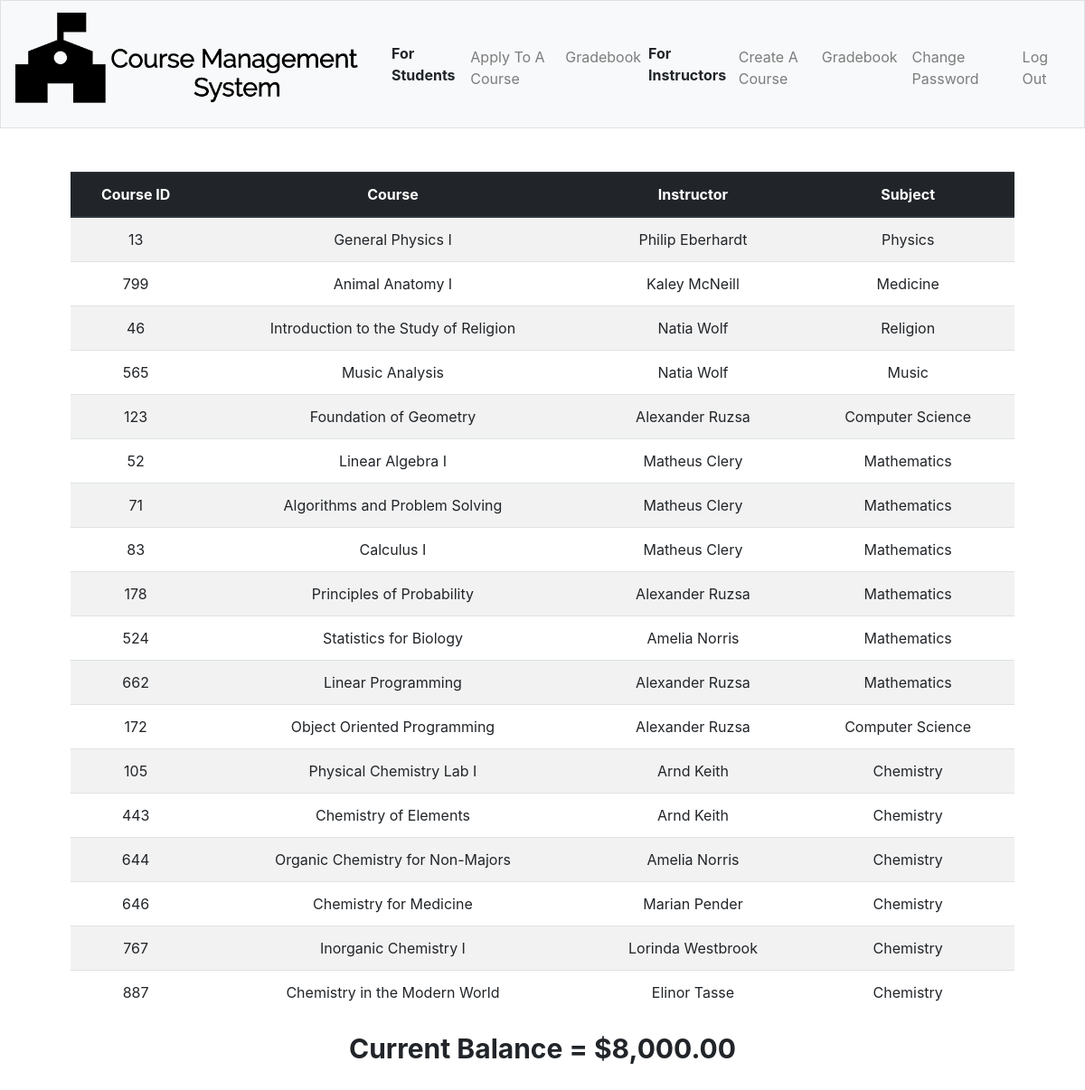
Screenshot of / (signed in) with the database file from the repository.
### tables this page shows
CREATE TABLE 'students' ('user_id' INTEGER NOT NULL, 'course_id' INTEGER NOT NULL, FOREIGN KEY(user_id) REFERENCES users(id), FOREIGN KEY (course_id) REFERENCES courses(id));

CREATE TABLE 'courses' ('id' integer PRIMARY KEY NOT NULL, 'instructor' text, 'name' text, 'total' INTEGER, 'subject' text, 'price' integer DEFAULT 650, 'level' text);

CREATE TABLE "users" ('id' INTEGER PRIMARY KEY AUTOINCREMENT NOT NULL, 'username' TEXT NOT NULL, 'hash' TEXT NOT NULL, 'first'  text NOT NULL  , 'last'  text NOT NULL  , 'type'  text NOT NULL  , 'level' text, 'balance' INTEGER);

### application.py (the view, shortened to what this page needs)
@app.route("/")
@login_required
def index():
    usertype = db.execute("SELECT type from 'users' WHERE id = :user_id",
                                user_id = session["user_id"])[0]["type"]
    if usertype == "a student":
        level = db.execute("SELECT level FROM users WHERE id = :user_id",
                            user_id = session["user_id"])
        if level[0]["level"] ==None:
            flash("You haven't specified what year you are in")
            return redirect("/level")
        courses = db.execute("SELECT course_id FROM students WHERE user_id = :user_id",
                                user_id = session["user_id"])
        if len(courses) == 0:
            return apology("seems like you haven't applied to any courses, click the link in the navigation bar at the top to get started", 404)
        else:
            balance = db.execute("SELECT balance FROM users WHERE id = :user_id",
                                    user_id = session["user_id"])[0]["balance"]
            courses = db.execute("SELECT * FROM courses JOIN students ON courses.id = students.course_id WHERE students.user_id = :user_id ORDER BY 'subject', 'id'",
                                        user_id = session["user_id"])
            return render_template("studentpage.html", courses = courses, balance = balance)

### application.py (called while the page is built)
@app.after_request
def after_request(response):
    response.headers["Cache-Control"] = "no-cache, no-store, must-revalidate"
    response.headers["Expires"] = 0
    response.headers["Pragma"] = "no-cache"
    return response

### helpers.py (called while the page is built)
def login_required(f):
    @wraps(f)
    def decorated_function(*args, **kwargs):
        if session.get("user_id") is None:
            return redirect("/login")
        return f(*args, **kwargs)
    return decorated_function

def usd(value):
    return f"${value:,.2f}"

### templates/studentpage.html (shortened to what this page needs)
{% extends "layout.html" %}
{% block main %}
<table class="table table-striped">
        <thead class="thead-dark">
            <tr>
                <th>Course ID</th>
                <th>Course</th>
                <th>Instructor</th>
                <th>Subject</th>
            </tr>
        </thead>
         <tbody>
                {% for row in courses %}
                <tr>
                    <td>{{row["id"]}}</td>
                    <td>{{row["name"]}}</td>
                    <td>{{row["instructor"]}}</td>
                    <td>{{row["subject"]}}</td>
                </tr>
                {% endfor %}
        </tbody>
    </table>
    <p style = "font-size: 30px"> <b> Current Balance = {{balance|usd}}</b> </p>
{% endblock %}

### rows the page displays
students: id "13", name "General Physics I", instructor "Philip Eberhardt", subject "Physics"
students: id "799", name "Animal Anatomy I", instructor "Kaley McNeill", subject "Medicine"
students: id "46", name "Introduction to the Study of Religion", instructor "Natia Wolf", subject "Religion"
students: id "565", name "Music Analysis", instructor "Natia Wolf", subject "Music"
students: id "123", name "Foundation of Geometry", instructor "Alexander Ruzsa", subject "Computer Science"
students: id "52", name "Linear Algebra I", instructor "Matheus Clery", subject "Mathematics"
students: id "71", name "Algorithms and Problem Solving", instructor "Matheus Clery", subject "Mathematics"
students: id "83", name "Calculus I", instructor "Matheus Clery", subject "Mathematics"
students: id "178", name "Principles of Probability", instructor "Alexander Ruzsa", subject "Mathematics"
students: id "524", name "Statistics for Biology", instructor "Amelia Norris", subject "Mathematics"
students: id "662", name "Linear Programming", instructor "Alexander Ruzsa", subject "Mathematics"
students: id "172", name "Object Oriented Programming", instructor "Alexander Ruzsa", subject "Computer Science"
students: id "105", name "Physical Chemistry Lab I", instructor "Arnd Keith", subject "Chemistry"
students: id "443", name "Chemistry of Elements", instructor "Arnd Keith", subject "Chemistry"
students: id "644", name "Organic Chemistry for Non-Majors", instructor "Amelia Norris", subject "Chemistry"
students: id "646", name "Chemistry for Medicine", instructor "Marian Pender", subject "Chemistry"
students: id "767", name "Inorganic Chemistry I", instructor "Lorinda Westbrook", subject "Chemistry"
students: id "887", name "Chemistry in the Modern World", instructor "Elinor Tasse", subject "Chemistry"
users: balance "$8,000.00"
